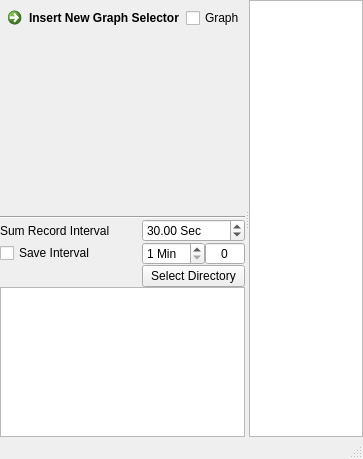
<?xml version="1.0" encoding="UTF-8"?>
<ui version="4.0">
 <class>MainWindow</class>
 <widget class="QMainWindow" name="MainWindow">
  <property name="windowModality">
   <enum>Qt::NonModal</enum>
  </property>
  <property name="geometry">
   <rect>
    <x>0</x>
    <y>0</y>
    <width>363</width>
    <height>459</height>
   </rect>
  </property>
  <property name="windowTitle">
   <string>Selection Regions</string>
  </property>
  <widget class="QWidget" name="centralwidget">
   <layout class="QHBoxLayout" name="horizontalLayout_2">
    <property name="spacing">
     <number>0</number>
    </property>
    <property name="margin">
     <number>0</number>
    </property>
    <item>
     <widget class="QSplitter" name="splitter">
      <property name="orientation">
       <enum>Qt::Horizontal</enum>
      </property>
      <property name="opaqueResize">
       <bool>true</bool>
      </property>
      <widget class="QFrame" name="frame_3">
       <property name="sizePolicy">
        <sizepolicy hsizetype="Expanding" vsizetype="Preferred">
         <horstretch>0</horstretch>
         <verstretch>0</verstretch>
        </sizepolicy>
       </property>
       <property name="maximumSize">
        <size>
         <width>280</width>
         <height>16777215</height>
        </size>
       </property>
       <property name="frameShape">
        <enum>QFrame::NoFrame</enum>
       </property>
       <property name="frameShadow">
        <enum>QFrame::Raised</enum>
       </property>
       <layout class="QVBoxLayout" name="verticalLayout">
        <property name="spacing">
         <number>0</number>
        </property>
        <property name="margin">
         <number>0</number>
        </property>
        <item>
         <widget class="QFrame" name="frame">
          <property name="frameShape">
           <enum>QFrame::NoFrame</enum>
          </property>
          <property name="frameShadow">
           <enum>QFrame::Raised</enum>
          </property>
          <layout class="QHBoxLayout" name="horizontalLayout">
           <property name="spacing">
            <number>3</number>
           </property>
           <property name="margin">
            <number>0</number>
           </property>
           <item>
            <widget class="QCommandLinkButton" name="commandLinkButton">
             <property name="text">
              <string>Insert New Graph Selector</string>
             </property>
            </widget>
           </item>
           <item>
            <widget class="QCheckBox" name="checkBox_2">
             <property name="text">
              <string>Graph</string>
             </property>
            </widget>
           </item>
          </layout>
         </widget>
        </item>
        <item>
         <widget class="QFrame" name="frame_2">
          <property name="sizePolicy">
           <sizepolicy hsizetype="Preferred" vsizetype="MinimumExpanding">
            <horstretch>0</horstretch>
            <verstretch>0</verstretch>
           </sizepolicy>
          </property>
          <property name="minimumSize">
           <size>
            <width>0</width>
            <height>100</height>
           </size>
          </property>
          <property name="frameShape">
           <enum>QFrame::NoFrame</enum>
          </property>
          <property name="frameShadow">
           <enum>QFrame::Raised</enum>
          </property>
          <layout class="QVBoxLayout" name="widgetLayout">
           <property name="spacing">
            <number>3</number>
           </property>
           <property name="margin">
            <number>0</number>
           </property>
          </layout>
         </widget>
        </item>
        <item>
         <layout class="QGridLayout" name="gridLayout">
          <property name="horizontalSpacing">
           <number>0</number>
          </property>
          <property name="topMargin">
           <number>0</number>
          </property>
          <item row="3" column="1" colspan="2">
           <widget class="QPushButton" name="dirChange">
            <property name="minimumSize">
             <size>
              <width>0</width>
              <height>0</height>
             </size>
            </property>
            <property name="maximumSize">
             <size>
              <width>150</width>
              <height>30</height>
             </size>
            </property>
            <property name="text">
             <string>Select Directory</string>
            </property>
           </widget>
          </item>
          <item row="1" column="0">
           <widget class="QLabel" name="label_5">
            <property name="sizePolicy">
             <sizepolicy hsizetype="Maximum" vsizetype="Preferred">
              <horstretch>0</horstretch>
              <verstretch>0</verstretch>
             </sizepolicy>
            </property>
            <property name="text">
             <string>Sum Record Interval</string>
            </property>
           </widget>
          </item>
          <item row="2" column="0">
           <widget class="QCheckBox" name="saveAllCheckbox">
            <property name="sizePolicy">
             <sizepolicy hsizetype="Expanding" vsizetype="Fixed">
              <horstretch>0</horstretch>
              <verstretch>0</verstretch>
             </sizepolicy>
            </property>
            <property name="text">
             <string>Save Interval</string>
            </property>
           </widget>
          </item>
          <item row="1" column="1" colspan="2">
           <widget class="QDoubleSpinBox" name="decayInterval">
            <property name="suffix">
             <string> Sec</string>
            </property>
            <property name="minimum">
             <double>0.010000000000000</double>
            </property>
            <property name="maximum">
             <double>1000.000000000000000</double>
            </property>
            <property name="value">
             <double>30.000000000000000</double>
            </property>
           </widget>
          </item>
          <item row="2" column="1">
           <widget class="QSpinBox" name="saveAllInterval">
            <property name="sizePolicy">
             <sizepolicy hsizetype="Maximum" vsizetype="Fixed">
              <horstretch>0</horstretch>
              <verstretch>0</verstretch>
             </sizepolicy>
            </property>
            <property name="suffix">
             <string> Min</string>
            </property>
            <property name="minimum">
             <number>1</number>
            </property>
            <property name="maximum">
             <number>60</number>
            </property>
           </widget>
          </item>
          <item row="2" column="2">
           <widget class="QSpinBox" name="savedSpectraCounter">
            <property name="maximumSize">
             <size>
              <width>40</width>
              <height>16777215</height>
             </size>
            </property>
            <property name="frame">
             <bool>true</bool>
            </property>
            <property name="alignment">
             <set>Qt::AlignCenter</set>
            </property>
            <property name="readOnly">
             <bool>true</bool>
            </property>
            <property name="buttonSymbols">
             <enum>QAbstractSpinBox::NoButtons</enum>
            </property>
            <property name="keyboardTracking">
             <bool>false</bool>
            </property>
            <property name="maximum">
             <number>99999</number>
            </property>
           </widget>
          </item>
          <item row="0" column="0" colspan="3">
           <widget class="Line" name="line_2">
            <property name="orientation">
             <enum>Qt::Horizontal</enum>
            </property>
           </widget>
          </item>
         </layout>
        </item>
        <item>
         <widget class="QTextBrowser" name="textBrowser">
          <property name="maximumSize">
           <size>
            <width>16777215</width>
            <height>150</height>
           </size>
          </property>
         </widget>
        </item>
       </layout>
      </widget>
      <widget class="QFrame" name="graphFrame">
       <property name="frameShape">
        <enum>QFrame::StyledPanel</enum>
       </property>
       <property name="frameShadow">
        <enum>QFrame::Raised</enum>
       </property>
       <layout class="QHBoxLayout" name="plotLayout">
        <property name="spacing">
         <number>0</number>
        </property>
        <property name="sizeConstraint">
         <enum>QLayout::SetNoConstraint</enum>
        </property>
        <property name="margin">
         <number>0</number>
        </property>
        <item>
         <widget class="QListWidget" name="thumbs">
          <property name="sizePolicy">
           <sizepolicy hsizetype="Expanding" vsizetype="MinimumExpanding">
            <horstretch>0</horstretch>
            <verstretch>0</verstretch>
           </sizepolicy>
          </property>
          <property name="acceptDrops">
           <bool>true</bool>
          </property>
          <property name="frameShape">
           <enum>QFrame::NoFrame</enum>
          </property>
          <property name="showDropIndicator" stdset="0">
           <bool>false</bool>
          </property>
          <property name="dragEnabled">
           <bool>false</bool>
          </property>
          <property name="dragDropOverwriteMode">
           <bool>false</bool>
          </property>
          <property name="dragDropMode">
           <enum>QAbstractItemView::NoDragDrop</enum>
          </property>
          <property name="alternatingRowColors">
           <bool>true</bool>
          </property>
          <property name="selectionMode">
           <enum>QAbstractItemView::ExtendedSelection</enum>
          </property>
          <property name="iconSize">
           <size>
            <width>150</width>
            <height>150</height>
           </size>
          </property>
          <property name="flow">
           <enum>QListView::TopToBottom</enum>
          </property>
          <property name="resizeMode">
           <enum>QListView::Fixed</enum>
          </property>
          <property name="viewMode">
           <enum>QListView::ListMode</enum>
          </property>
         </widget>
        </item>
       </layout>
      </widget>
     </widget>
    </item>
   </layout>
  </widget>
  <widget class="QStatusBar" name="statusbar"/>
  <action name="actionDump_To_Log">
   <property name="text">
    <string>Dump To Log</string>
   </property>
  </action>
 </widget>
 <tabstops>
  <tabstop>textBrowser</tabstop>
 </tabstops>
 <resources/>
 <connections>
  <connection>
   <sender>saveAllCheckbox</sender>
   <signal>clicked()</signal>
   <receiver>MainWindow</receiver>
   <slot>enablePeriodicSpectrumSaving()</slot>
   <hints>
    <hint type="sourcelabel">
     <x>41</x>
     <y>236</y>
    </hint>
    <hint type="destinationlabel">
     <x>-11</x>
     <y>240</y>
    </hint>
   </hints>
  </connection>
  <connection>
   <sender>checkBox_2</sender>
   <signal>clicked(bool)</signal>
   <receiver>MainWindow</receiver>
   <slot>showGraph(bool)</slot>
   <hints>
    <hint type="sourcelabel">
     <x>269</x>
     <y>23</y>
    </hint>
    <hint type="destinationlabel">
     <x>268</x>
     <y>0</y>
    </hint>
   </hints>
  </connection>
  <connection>
   <sender>dirChange</sender>
   <signal>clicked()</signal>
   <receiver>MainWindow</receiver>
   <slot>changeDirectory()</slot>
   <hints>
    <hint type="sourcelabel">
     <x>214</x>
     <y>270</y>
    </hint>
    <hint type="destinationlabel">
     <x>-11</x>
     <y>328</y>
    </hint>
   </hints>
  </connection>
  <connection>
   <sender>decayInterval</sender>
   <signal>editingFinished()</signal>
   <receiver>MainWindow</receiver>
   <slot>halflifeTime()</slot>
   <hints>
    <hint type="sourcelabel">
     <x>186</x>
     <y>202</y>
    </hint>
    <hint type="destinationlabel">
     <x>-18</x>
     <y>264</y>
    </hint>
   </hints>
  </connection>
  <connection>
   <sender>commandLinkButton</sender>
   <signal>clicked()</signal>
   <receiver>MainWindow</receiver>
   <slot>insertRegion()</slot>
   <hints>
    <hint type="sourcelabel">
     <x>117</x>
     <y>14</y>
    </hint>
    <hint type="destinationlabel">
     <x>0</x>
     <y>21</y>
    </hint>
   </hints>
  </connection>
 </connections>
 <slots>
  <slot>fit()</slot>
  <slot>insertRegion()</slot>
  <slot>showGraph(bool)</slot>
  <slot>halflifeTime()</slot>
  <slot>enablePeriodicSpectrumSaving()</slot>
  <slot>changeDirectory()</slot>
 </slots>
</ui>
